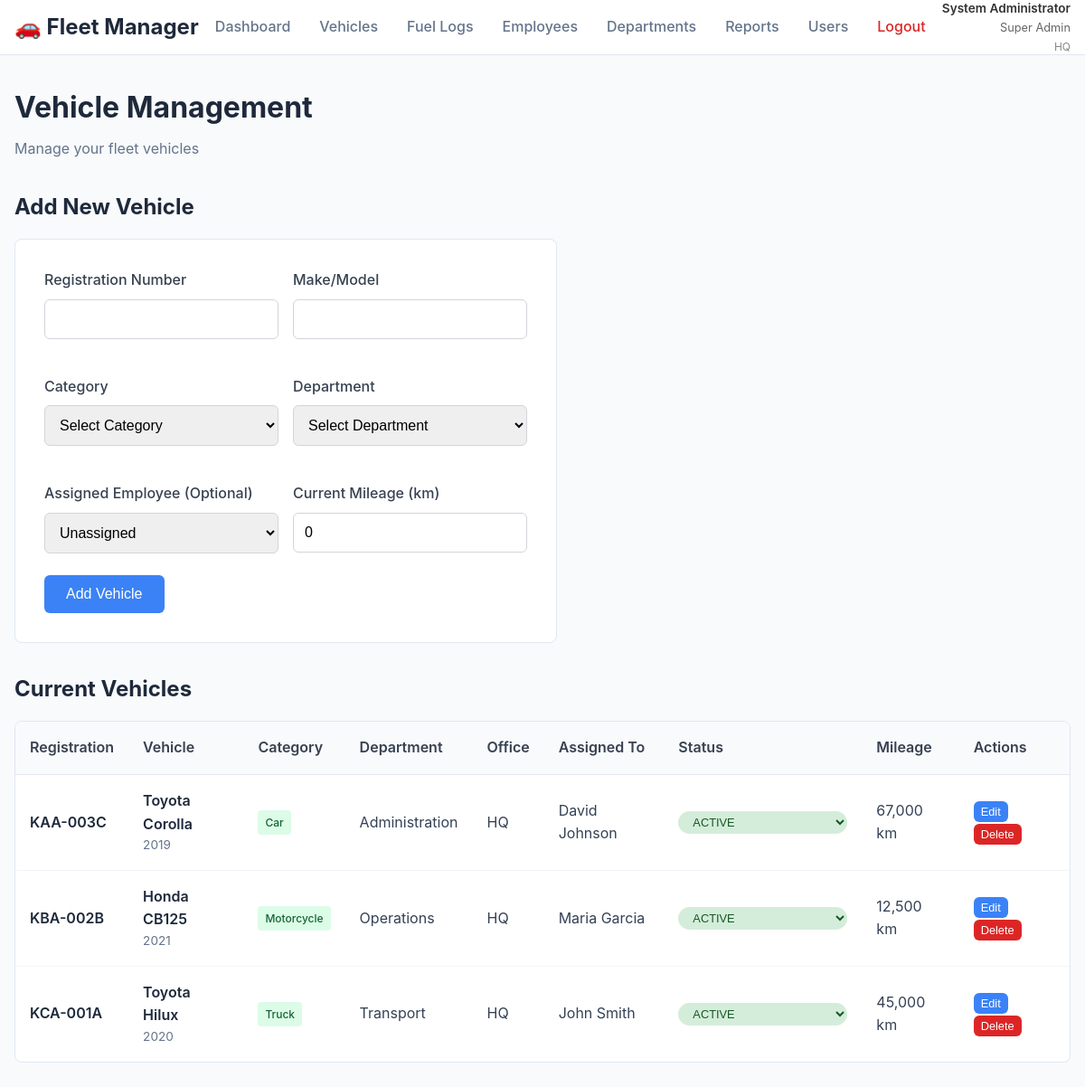
Screenshot of /vehicles.php (signed in) with the database file from the repository.
### tables this page shows
CREATE TABLE `vehicles` (
  `id` int(11) NOT NULL,
  `registration_number` varchar(20) NOT NULL,
  `make` varchar(100) NOT NULL,
  `model` varchar(100) NOT NULL,
  `year` int(11) NOT NULL,
  `category_id` int(11) NOT NULL,
  `assigned_employee_id` int(11) DEFAULT NULL,
  `department` varchar(100) NOT NULL DEFAULT 'Transport',
  `office_id` int(11) NOT NULL DEFAULT 1,
  `status` enum('active','inactive','maintenance') DEFAULT 'active',
  `current_mileage` int(11) DEFAULT 0,
  `created_at` timestamp NULL DEFAULT current_timestamp()
);

CREATE TABLE `vehicle_categories` (
  `id` int(11) NOT NULL,
  `name` varchar(100) NOT NULL,
  `description` text DEFAULT NULL,
  `created_at` timestamp NULL DEFAULT current_timestamp()
);

CREATE TABLE `offices` (
  `id` int(11) NOT NULL,
  `name` varchar(100) NOT NULL,
  `description` text DEFAULT NULL,
  `address` text DEFAULT NULL,
  `phone` varchar(20) DEFAULT NULL,
  `status` enum('active','inactive') DEFAULT 'active',
  `created_at` timestamp NULL DEFAULT current_timestamp()
);

CREATE TABLE `employees` (
  `id` int(11) NOT NULL,
  `name` varchar(255) NOT NULL,
  `email` varchar(255) NOT NULL,
  `phone` varchar(20) DEFAULT NULL,
  `department` varchar(100) DEFAULT NULL,
  `office_id` int(11) NOT NULL DEFAULT 1,
  `created_at` timestamp NULL DEFAULT current_timestamp()
);

### config.php (called while the page is built, shortened)
<?php
function hasPermission($permission) {
    $permissions = json_decode($_SESSION['permissions'], true);
    return isset($permissions[$permission]) && $permissions[$permission] === true;
}
function isSuperAdmin() {
    return isset($_SESSION['role_name']) && $_SESSION['role_name'] === 'Super Admin';
}
function canViewAllOffices() {
    return hasPermission('view_all_offices') || isSuperAdmin();
}
function getOfficeFilterSQL($tableAlias = '', $includeWhere = true) {
    if (canViewAllOffices()) {
        return '';
    }
    $prefix = $tableAlias ? $tableAlias . '.' : '';
    $condition = $prefix . "office_id = " . getUserOfficeId();
    return $includeWhere ? " WHERE $condition" : " AND $condition";
}
?>

### vehicles.php (the view, shortened to what this page needs)
<?php
require_once 'config.php';
try {
    $officeFilter = getOfficeFilterSQL('v', false);
    $stmt = $pdo->query("
        SELECT v.*, vc.name as category_name, e.name as employee_name, o.name as office_name
        FROM vehicles v
        JOIN vehicle_categories vc ON v.category_id = vc.id
        LEFT JOIN employees e ON v.assigned_employee_id = e.id
        LEFT JOIN offices o ON v.office_id = o.id
        WHERE 1=1 $officeFilter
        ORDER BY v.registration_number
    ");
    $vehicles = $stmt->fetchAll();
} catch(PDOException $e) {
    $error = "Database error: " . $e->getMessage();
}
?>
<!DOCTYPE html>
<html lang="en">
<head>
    <link rel="stylesheet" href="styles.css">
</head>
<body>
    <?php include 'header.php'; ?>
    <div class="container">
        <div class="page-header">
            <h1>Vehicle Management</h1>
            <p>Manage your fleet vehicles</p>
        </div>
        <div class="section">
            <h2>Add New Vehicle</h2>
            <div class="form-container">
                <form method="POST">
                    <div style="display: grid; grid-template-columns: 1fr 1fr; gap: 1rem;">
                        <div class="form-group">
                            <label for="registration_number">Registration Number</label>
                            <input type="text" id="registration_number" name="registration_number" class="form-control" required>
                        </div>
                        <div class="form-group">
                            <label for="make">Make/Model</label>
                            <input type="text" id="make" name="make" class="form-control" required>
                        </div>
                        <div class="form-group">
                            <label for="category_id">Category</label>
                            <select id="category_id" name="category_id" class="form-control" required>
                                <option value="">Select Category</option>
                            </select>
                        </div>
                        <div class="form-group">
                            <label for="department">Department</label>
                            <select id="department" name="department" class="form-control" required>
                                <option value="">Select Department</option>
                            </select>
                        </div>
                        <div class="form-group">
                            <label for="assigned_employee_id">Assigned Employee (Optional)</label>
                            <select id="assigned_employee_id" name="assigned_employee_id" class="form-control">
                                <option value="">Unassigned</option>
                            </select>
                        </div>
                        <div class="form-group">
                            <label for="current_mileage">Current Mileage (km)</label>
                            <input type="number" id="current_mileage" name="current_mileage" class="form-control" min="0" value="0" required>
                        </div>
                    </div>
                    <button type="submit" class="btn btn-primary">Add Vehicle</button>
                </form>
            </div>
        </div>
        <div class="section">
            <h2>Current Vehicles</h2>
            <div class="table-container">
                <table class="data-table">
                    <thead>
                        <tr>
                            <th>Registration</th>
                            <th>Vehicle</th>
                            <th>Category</th>
                            <th>Department</th>
                            <th>Office</th>
                            <th>Assigned To</th>
                            <th>Status</th>
                            <th>Mileage</th>
                            <?php if (hasPermission('vehicles_edit') || hasPermission('vehicles_delete')): ?>
                                <th>Actions</th>
                            <?php endif; ?>
                        </tr>
                    </thead>
                    <tbody>
                        <?php if (empty($vehicles)): ?>
                            <tr>
                                <td colspan="<?php echo (hasPermission('vehicles_edit') || hasPermission('vehicles_delete')) ? '9' : '8'; ?>" class="no-data">No vehicles found</td>
                            </tr>
                        <?php else: ?>
                            <?php foreach ($vehicles as $vehicle): ?>
                                <tr>
                                    <td>
                                        <span class="registration"><?php echo htmlspecialchars($vehicle['registration_number']); ?></span>
                                    </td>
                                    <td>
                                        <div class="vehicle-info">
                                            <span class="registration"><?php echo htmlspecialchars($vehicle['make'] . ' ' . $vehicle['model']); ?></span>
                                            <span class="vehicle-details"><?php echo $vehicle['year']; ?></span>
                                        </div>
                                    </td>
                                    <td>
                                        <span class="badge badge-success"><?php echo htmlspecialchars($vehicle['category_name']); ?></span>
                                    </td>
                                    <td><?php echo htmlspecialchars($vehicle['department']); ?></td>
                                    <td><?php echo htmlspecialchars($vehicle['office_name']); ?></td>
                                    <td><?php echo $vehicle['employee_name'] ? htmlspecialchars($vehicle['employee_name']) : '<em>Unassigned</em>'; ?></td>
                                    <td>
                                        <?php if (hasPermission('vehicles_edit')): ?>
                                            <form method="POST" style="display: inline;">
                                                <select name="status" onchange="this.form.submit()" class="status-select status-<?php echo $vehicle['status']; ?>">
                                                    <option value="active" <?php echo $vehicle['status'] === 'active' ? 'selected' : ''; ?>>Active</option>
                                                </select>
                                            </form>
                                        <?php else: ?>
                                            <span class="status-badge status-<?php echo $vehicle['status']; ?>">
                                                <?php echo ucfirst(str_replace('_', ' ', $vehicle['status'])); ?>
                                            </span>
                                        <?php endif; ?>
                                    </td>
                                    <td><?php echo number_format($vehicle['current_mileage']); ?> km</td>
                                    <?php if (hasPermission('vehicles_edit') || hasPermission('vehicles_delete')): ?>
                                        <td>
                                            <?php if (hasPermission('vehicles_edit')): ?>
                                                <button onclick="editVehicle(<?php echo $vehicle['id']; ?>, '<?php echo htmlspecialchars($vehicle['registration_number'], ENT_QUOTES); ?>', '<?php echo htmlspecialchars($vehicle['make'], ENT_QUOTES); ?>', '<?php echo htmlspecialchars($vehicle['model'], ENT_QUOTES); ?>', <?php echo $vehicle['year']; ?>, <?php echo $vehicle['category_id']; ?>, <?php echo $vehicle['assigned_employee_id'] ?: 'null'; ?>, '<?php echo htmlspecialchars($vehicle['department'], ENT_QUOTES); ?>', <?php echo $vehicle['current_mileage']; ?>)" class="btn btn-primary" style="padding: 0.25rem 0.5rem; font-size: 0.8rem; margin-right: 0.5rem;">Edit</button>
                                            <?php endif; ?>
                                            <?php if (hasPermission('vehicles_delete')): ?>
                                                <form method="POST" style="display: inline;" onsubmit="return confirm('Are you sure you want to delete this vehicle?');">
                                                    <button type="submit" class="btn btn-danger" style="padding: 0.25rem 0.5rem; font-size: 0.8rem;">Delete</button>
                                                </form>
                                            <?php endif; ?>
                                        </td>
                                    <?php endif; ?>
                                </tr>
                            <?php endforeach; ?>
                        <?php endif; ?>
                    </tbody>
                </table>
            </div>
        </div>
    </div>
</body>
</html>

### styles.css (style rules this page uses)
* { margin: 0; padding: 0; box-sizing: border-box; }
body { font-family: -apple-system, BlinkMacSystemFont, 'Segoe UI', Roboto, sans-serif; background-color: #f8fafc; color: #334155; line-height: 1.6; }
.container { max-width: 1200px; margin: 0 auto; padding: 2rem 1rem; }
.page-header { margin-bottom: 2rem; }
.page-header h1 { font-size: 2rem; color: #1e293b; margin-bottom: 0.5rem; }
.page-header p { color: #64748b; }
.section { margin-bottom: 2rem; }
.section h2 { font-size: 1.5rem; color: #1e293b; margin-bottom: 1rem; }
.table-container { background: white; border-radius: 8px; border: 1px solid #e2e8f0; overflow: hidden; }
.data-table { width: 100%; border-collapse: collapse; }
.data-table th { background: #f8fafc; padding: 1rem; text-align: left; font-weight: 600; color: #374151; border-bottom: 1px solid #e2e8f0; }
.data-table td { padding: 1rem; border-bottom: 1px solid #f1f5f9; }
.data-table tr:last-child td { border-bottom: none; }
.vehicle-info { display: flex; flex-direction: column; }
.registration { font-weight: 600; color: #1e293b; }
.vehicle-details { font-size: 0.85rem; color: #64748b; }
.form-container { background: white; padding: 2rem; border-radius: 8px; border: 1px solid #e2e8f0; max-width: 600px; }
.form-group { margin-bottom: 1.5rem; }
.form-group label { display: block; margin-bottom: 0.5rem; color: #374151; font-weight: 500; }
.form-control { width: 100%; padding: 0.75rem; border: 1px solid #d1d5db; border-radius: 6px; font-size: 1rem; transition: border-color 0.3s; }
.btn { padding: 0.75rem 1.5rem; border: none; border-radius: 6px; font-size: 1rem; font-weight: 500; cursor: pointer; transition: all 0.3s; text-decoration: none; display: inline-block; }
.btn-primary { background: #3b82f6; color: white; }
.btn-danger { background: #dc2626; color: white; }
.badge { display: inline-block; padding: 0.25rem 0.5rem; font-size: 0.75rem; font-weight: 500; border-radius: 4px; }
.badge-success { background: #dcfce7; color: #166534; }
.status-badge, .status-select { padding: 0.25rem 0.75rem; border-radius: 20px; font-size: 0.8rem; font-weight: 500; text-transform: uppercase; border: none; cursor: pointer; }
.status-badge.status-active, .status-select.status-active { background-color: #d4edda; color: #155724; }

### rows the page displays
vehicles: registration_number "KAA-003C", make+model "Toyota Corolla", year "2019", category.name "Car", department "Administration", office.name "HQ", assigned_employee.name "David Johnson", status "Active", current_mileage "67,000"
vehicles: registration_number "KBA-002B", make+model "Honda CB125", year "2021", category.name "Motorcycle", department "Operations", office.name "HQ", assigned_employee.name "Maria Garcia", status "Active", current_mileage "12,500"
vehicles: registration_number "KCA-001A", make+model "Toyota Hilux", year "2020", category.name "Truck", department "Transport", office.name "HQ", assigned_employee.name "John Smith", status "Active", current_mileage "45,000"

### other values shown
$_SESSION['full_name'] "System Administrator"
$_SESSION['role_name'] "Super Admin"
$_SESSION['office_name'] "HQ"
